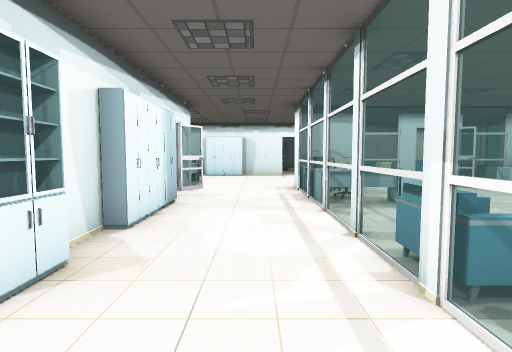
View 1 (above)

24 first-person views from a walk through a 3-D level made in the Unity game engine. The camera is 1.2 m above the floor, tilts 4° down and sees 80° across. The floor is counted in squares, 1 m on a side. Each view is taken from the middle of a square. On the plan, view 1 faces up. The plan holds only what a view shows up to about 13 squares ahead; the rest is blank. The place goes on beyond the plan. The player is left out. Some animated figures are not drawn. Door leaves are left out, so doorways stand open. Some surface patterns are stand-ins.

View 2
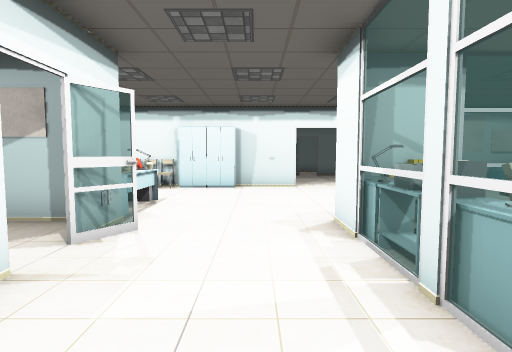

View 3
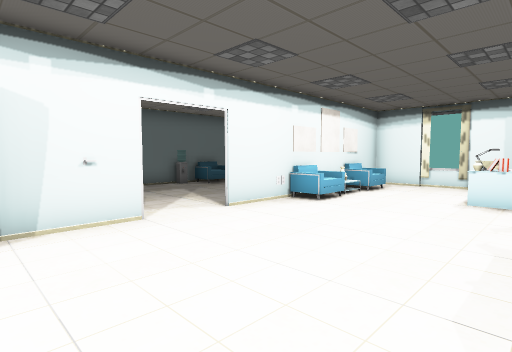

View 4
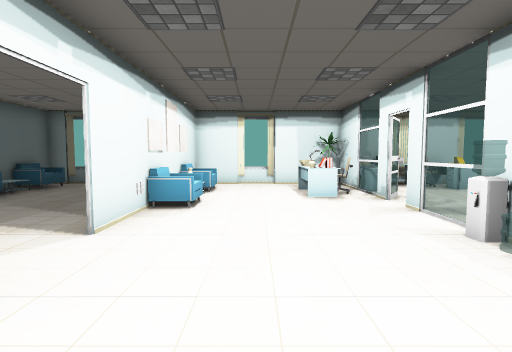

View 5
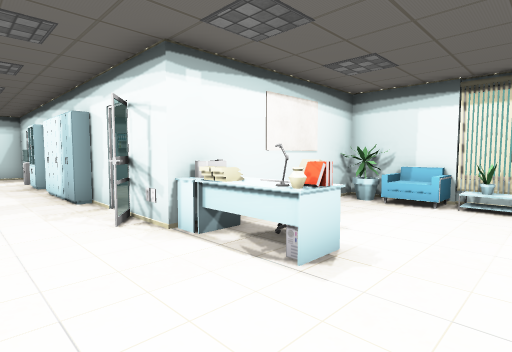

View 6
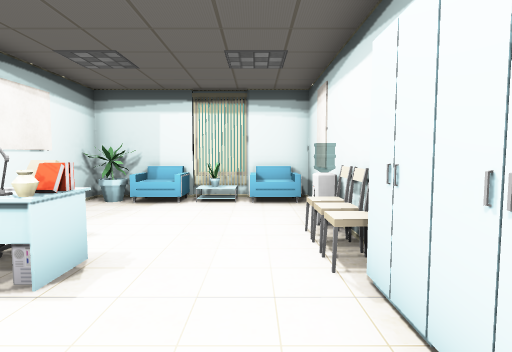

View 7
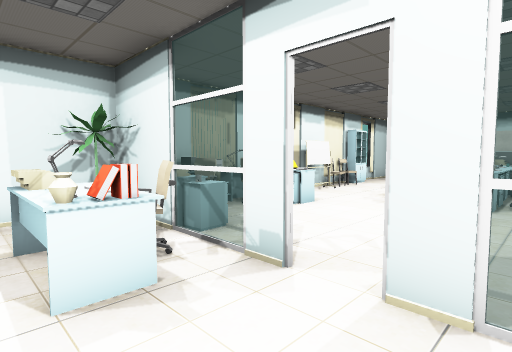

View 8
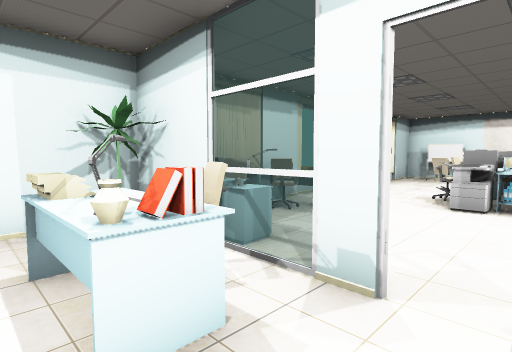

View 9
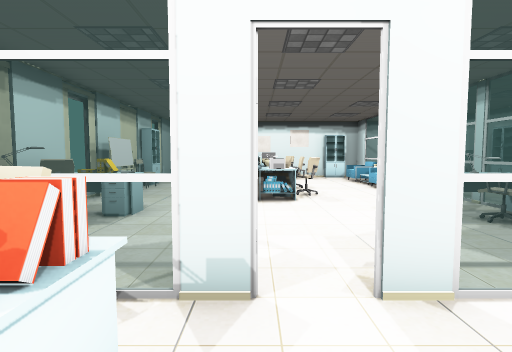

View 10
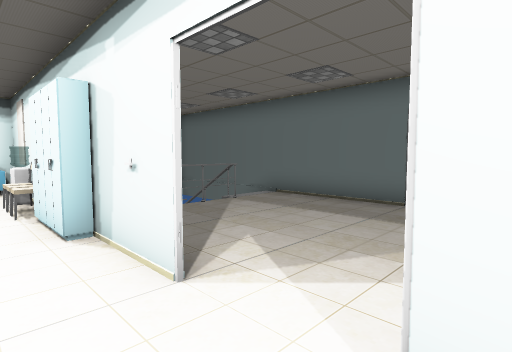

View 11
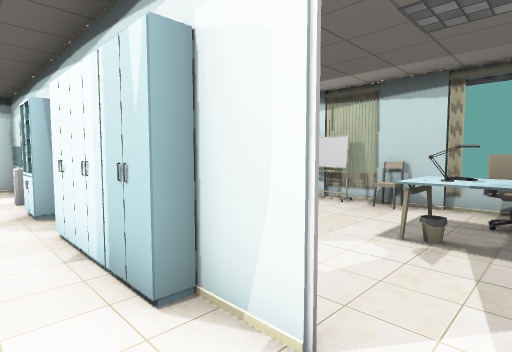

View 12
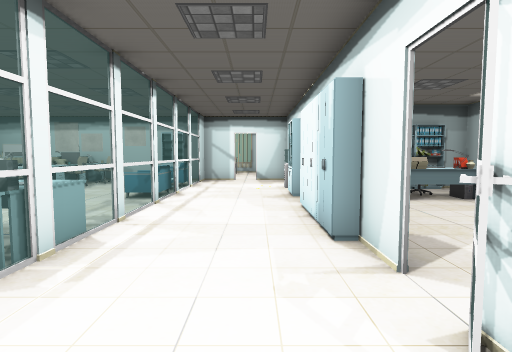

View 13
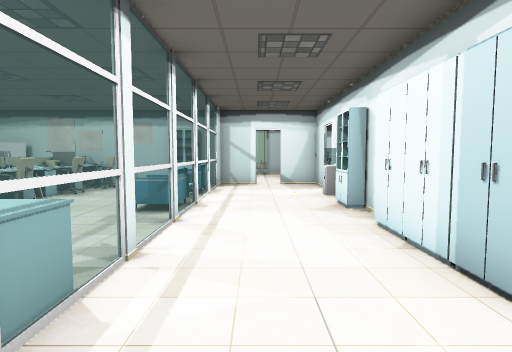

View 14
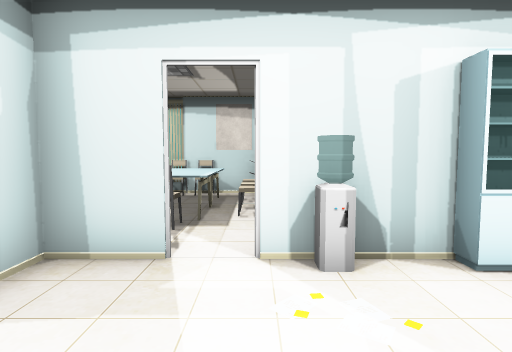

View 15
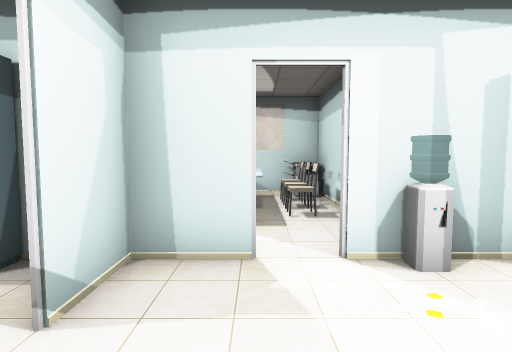

View 16
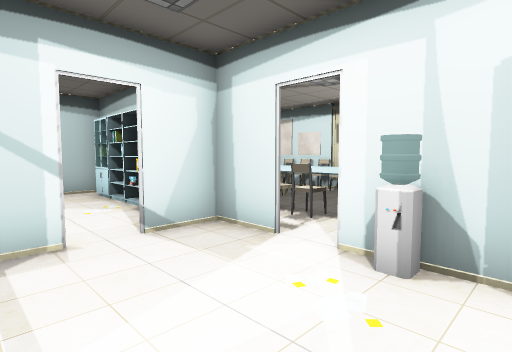

View 17
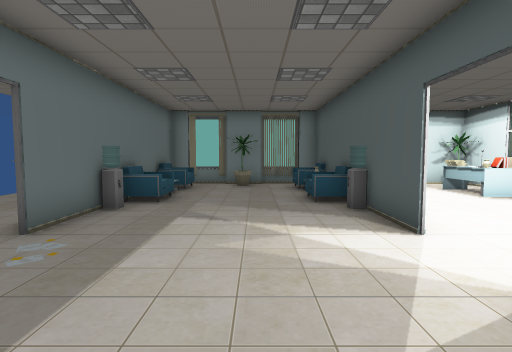

View 18
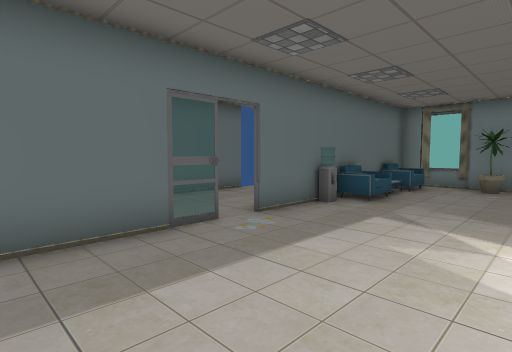

View 19
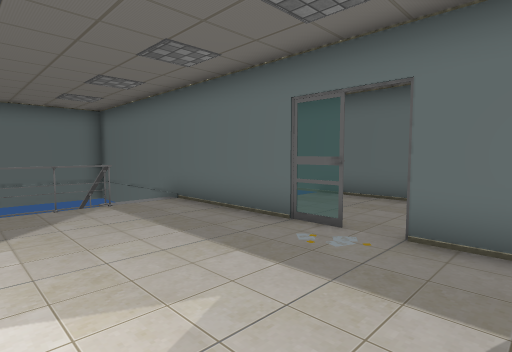

View 20
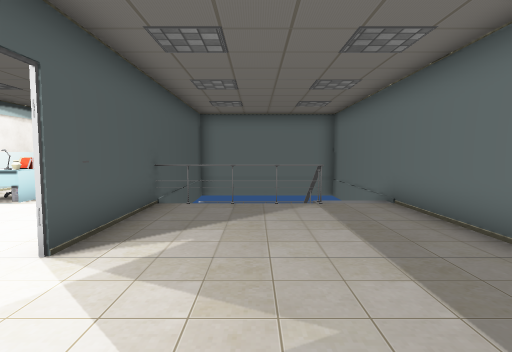

View 21
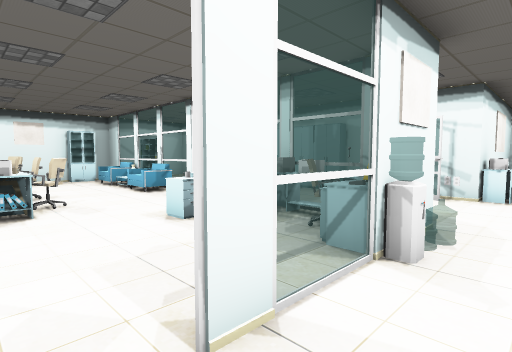

View 22
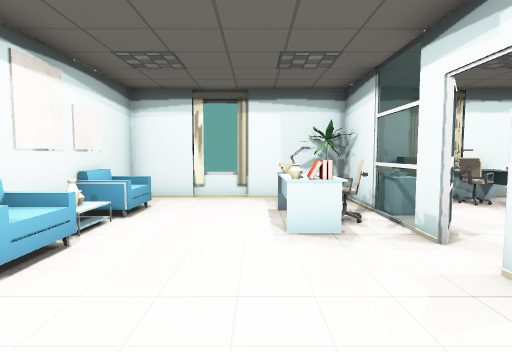

View 23
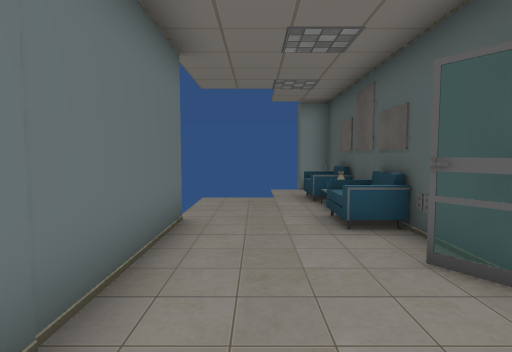

View 24
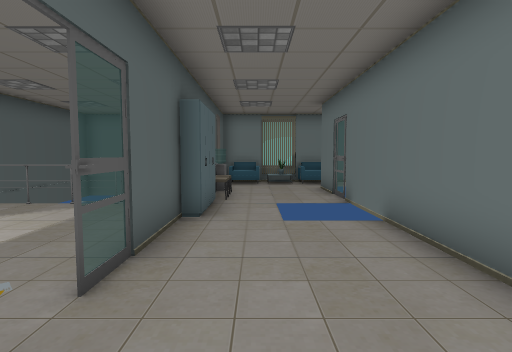

### Floor plan
Key: @ floor where view 1 was taken; # wall or solid block; . floor; / step, stairs or slope; D open door; = window, fence, low wall or low ledge; ^ raised ledge; v drop or lower ground; T table; C chair; L lamp; P poster; R printer; W water cooler; F flower; O other object.
Columns run from 9 left of view 1 to 12 right of it. Each row starts with its distance up from view 1.
 28       OO
 27  v.OOOOO########...
 26  O.....  ..........
 25  C..O................
 24  #########OO.O#C##PC##
 23 ##  ///........WC.OC##
 22  #  = =..............#
 21  #   ##=............F#
 20  #    # .............#
 19  #     #.............#
 18  ####  #.##DD##WC##C##
 17 ##..C ####.DD..C#OPC.#
 16 #v..W................#
 15 #F...................#
 14 #C....L..........L...#
 13 ##...CO..........OT.F#
 12 #F..##T#....W==#.CC..#
 11 ## TTPOO...TO==#OOTT #
 10  CC T..O...LC .....C##
  9 #CCLT.##...RC......CO#
  8 # TT..##...O#^....TOO#
  7 #C.... #...TT#.....TT#
  6 #O.... #...=...TRR..##
  5 #O....##...=..C T ..O#
  4   #O T##...=...TOC..O#
  3   TO T#=...=..C  O..##
  2 #  O  ##...=C..OTO..O#
  1 ####  #W...C..COT ..##
  0 #RCCC.O..@.=...#T ..
 -1 #PTTT.##...=..C
 -2 #CTTTO###..##  OPP#O
 -3 #OTTT #=#O#   ###
 -4 #OTT  ##..
 -5 #O     #

Where each view was taken, in squares from view 1:
view 1: 0 up, 0 right, facing up
view 2: 6 up, 0 right, facing up
view 3: 12 up, 1 left, facing up-right
view 4: 15 up, 1 left, facing right
view 5: 16 up, 0 right, facing down-left
view 6: 16 up, 0 right, facing left
view 7: 14 up, 5 right, facing down-right
view 8: 14 up, 6 right, facing down-right
view 9: 14 up, 7 right, facing down
view 10: 16 up, 4 right, facing up-left
view 11: 10 up, 1 left, facing down-left
view 12: 12 up, 1 left, facing down
view 13: 10 up, 0 right, facing down
view 14: 0 up, 1 right, facing left
view 15: 1 down, 1 right, facing left
view 16: 2 up, 1 right, facing down-left
view 17: 20 up, 1 left, facing right
view 18: 19 up, 1 left, facing up-right
view 19: 19 up, 5 right, facing up-left
view 20: 20 up, 5 right, facing left
view 21: 13 up, 7 right, facing down-left
view 22: 14 up, 3 right, facing right
view 23: 26 up, 1 right, facing right
view 24: 25 up, 5 right, facing left
